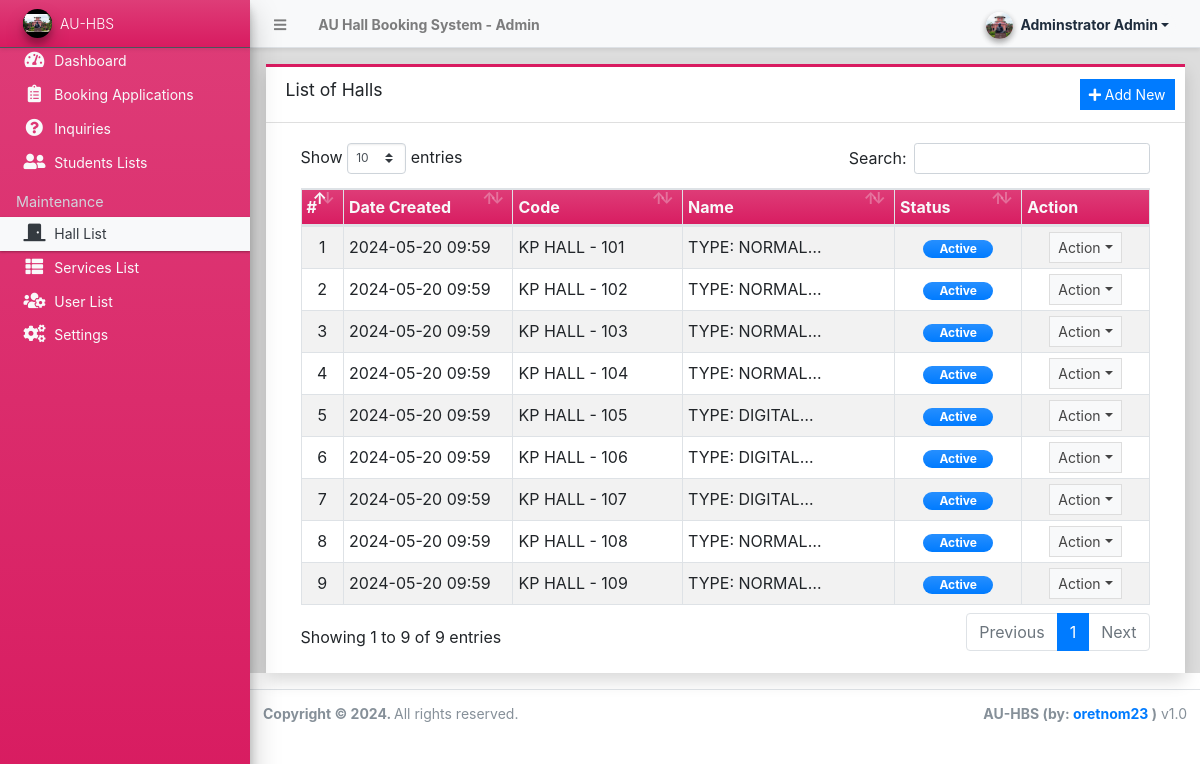
Screenshot of /admin/?page=halls (signed in) with the database file from the repository.
### tables this page shows
CREATE TABLE `hall_list` (
  `id` int(30) NOT NULL,
  `code` varchar(100) NOT NULL,
  `name` text NOT NULL,
  
  `description` text NOT NULL,
  `image_path` text DEFAULT NULL,
  `status` tinyint(1) NOT NULL DEFAULT 1,
  `delete_flag` tinyint(1) NOT NULL DEFAULT 0,
  `date_created` datetime NOT NULL DEFAULT current_timestamp(),
  `date_updated` datetime DEFAULT NULL ON UPDATE current_timestamp()
);

### admin/halls/index.php (the view, shortened to what this page needs)
<div class="card card-outline card-maroon rounded-0 shadow">
	<div class="card-header">
		<h3 class="card-title">List of Halls</h3>
		<div class="card-tools">
			<a href="javascript:void(0)" id="create_new" class="btn btn-flat btn-sm btn-primary"><span class="fas fa-plus"></span>  Add New</a>
		</div>
	</div>
	<div class="card-body">
		<div class="container-fluid">
        <div class="container-fluid">
			<table class="table table-bordered table-hover table-striped">
				<colgroup>
					<col width="5%">
					<col width="20%">
					<col width="20%">
					<col width="25%">
					<col width="15%">
					<col width="15%">
				</colgroup>
				<thead>
					<tr class="bg-gradient-maroon text-light">
						<th>#</th>
						<th>Date Created</th>
						<th>Code</th>
						<th>Name</th>
						<th>Status</th>
						<th>Action</th>
					</tr>
				</thead>
				<tbody>
					<?php
						$i = 1;
						$qry = $conn->query("SELECT * from `hall_list` where delete_flag = 0 order by `name` asc ");
						while($row = $qry->fetch_assoc()):
					?>
						<tr>
							<td class="text-center"><?php echo $i++; ?></td>
							<td class=""><?php echo date("Y-m-d H:i",strtotime($row['date_created'])) ?></td>
							<td class=""><?php echo $row['name'] ?></td>
							<td class=""><p class="m-0 truncate-1"><?php echo $row['description'] ?></p></td>
							<td class="text-center">
								<?php
									switch($row['status']){
										case 1:
											echo '<span class="badge badge-primary bg-gradient-primary px-3 rounded-pill">Active</span>';
											break;
									}
								?>
							</td>
							<td align="center">
								 <button type="button" class="btn btn-flat btn-default btn-sm dropdown-toggle dropdown-icon" data-toggle="dropdown">
				                  		Action
				                  </button>
							</td>
						</tr>
					<?php endwhile; ?>
				</tbody>
			</table>
		</div>
		</div>
	</div>
</div>

### rows the page displays
hall_list: date_created "2024-05-20 09:59", name "KP HALL - 101", description "TYPE:…", status "Active"
hall_list: date_created "2024-05-20 09:59", name "KP HALL - 102", description "TYPE:…", status "Active"
hall_list: date_created "2024-05-20 09:59", name "KP HALL - 103", description "TYPE:…", status "Active"
hall_list: date_created "2024-05-20 09:59", name "KP HALL - 104", description "TYPE:…", status "Active"
hall_list: date_created "2024-05-20 09:59", name "KP HALL - 105", description "TYPE:…", status "Active"
hall_list: date_created "2024-05-20 09:59", name "KP HALL - 106", description "TYPE:…", status "Active"
hall_list: date_created "2024-05-20 09:59", name "KP HALL - 107", description "TYPE:…", status "Active"
hall_list: date_created "2024-05-20 09:59", name "KP HALL - 108", description "TYPE:…", status "Active"
hall_list: date_created "2024-05-20 09:59", name "KP HALL - 109", description "TYPE:…", status "Active"

### other values shown
$_settings->info('name') "AU Hall Booking System"
$_settings->userdata('firstname').' '.$_settings->userdata('lastname') "Adminstrator Admin"
$_settings->info('short_name') "AU-HBS"
